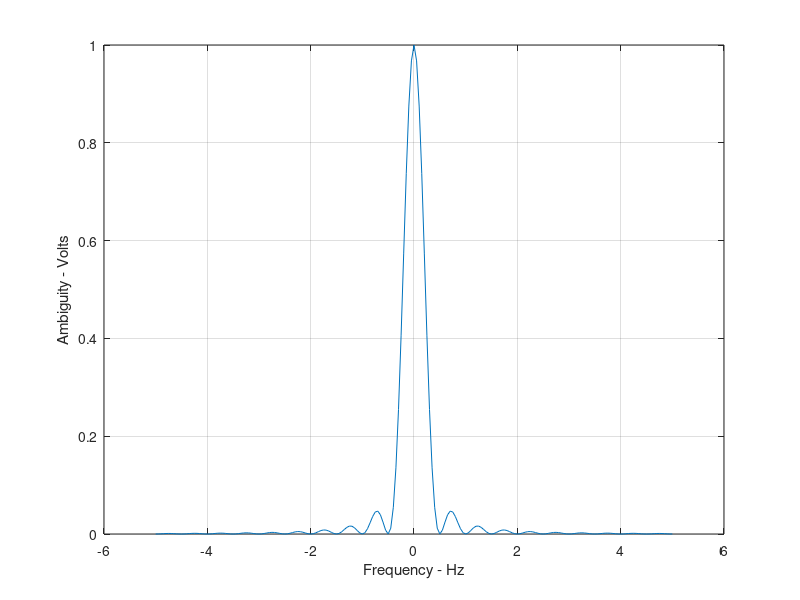
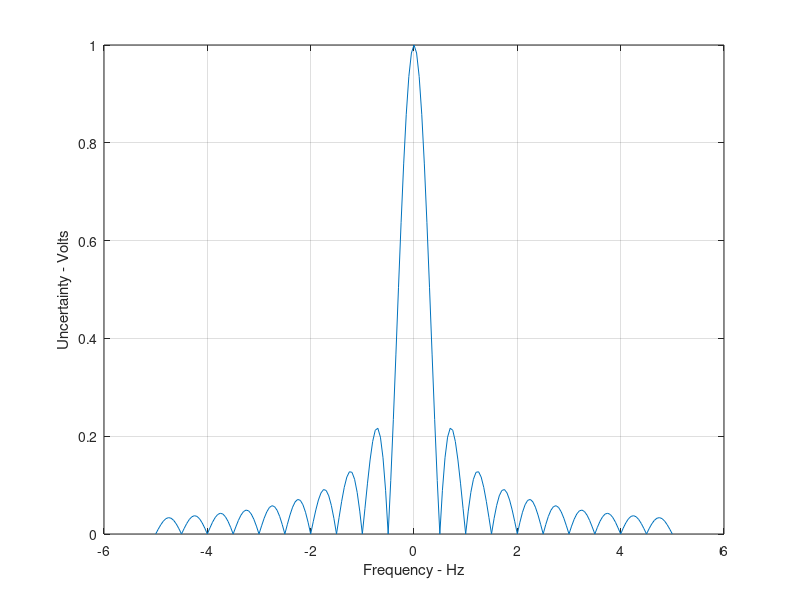

MATLAB code to generate these figures, in order:
clear all
eps = 0.0001;
taup = 2.;
fd = -10./taup:.05:10./taup;
uncer = abs( sinc(taup .* fd));
ambg = uncer.^2;
plot(fd, ambg)
xlabel ('Frequency - Hz')
ylabel ('Ambiguity - Volts')
grid
figure(2)
plot (fd, uncer);
xlabel ('Frequency - Hz')
ylabel ('Uncertainty - Volts')
grid



      